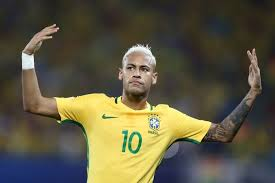
#> input picture Filtro/imagem/download.jpg, 275 x 183 px, found by its file name
$ python filtro.py
#> lines starting #> are read from the running program, lines starting #| are printed output that depends on the picture
from PIL import Image, ImageFilter #venv\Scripts\activate
import os

data_dir=os.path.join('filtros','data')

imagem=Image.open(os.path.join(data_dir,r"C:\Users\henriquelucareli-ieg\Desktop\ProjetoCC\Filtro\imagem\download.jpg"))
#> imagem is the input picture: PIL image 275x183 RGB; mean R, G, B 92.4, 87.6, 66.3

filtro=imagem.filter(ImageFilter.CONTOUR)
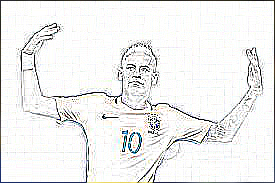
#> filtro: PIL image 275x183 RGB; mean R, G, B 238.4, 238.7, 237.9

filtro.show()
# imagem.show()
